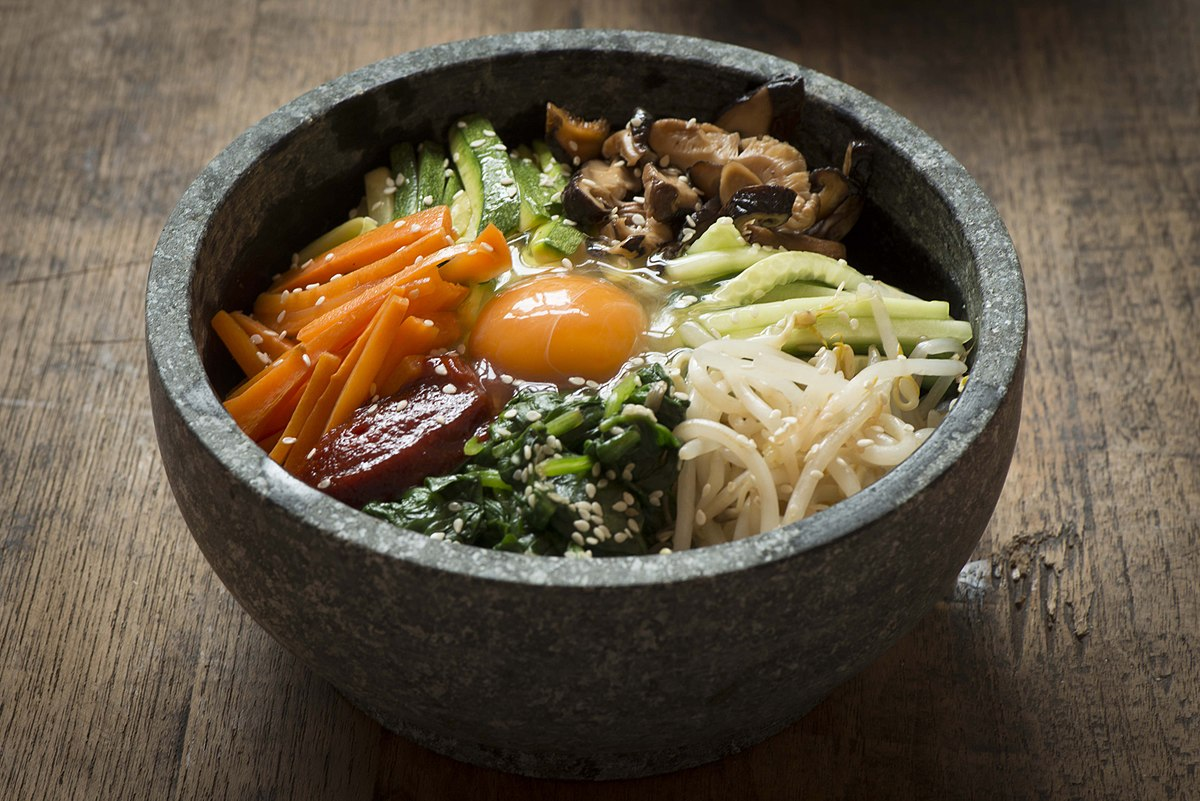
#> input picture test/data/images/bibimbap.jpg, 1200 x 801 px; its folder holds 2 pictures in this run
$ python gen_images.py   (older library calls are emulated)
#> lines starting #> are read from the running program, lines starting #| are printed output that depends on the picture
#!/usr/bin/python

import numpy as np
from scipy.misc import imread

test_files = ['bibimbap', 'flower']
for test_file in test_files:
    img = imread('{}.jpg'.format(test_file), mode='L')
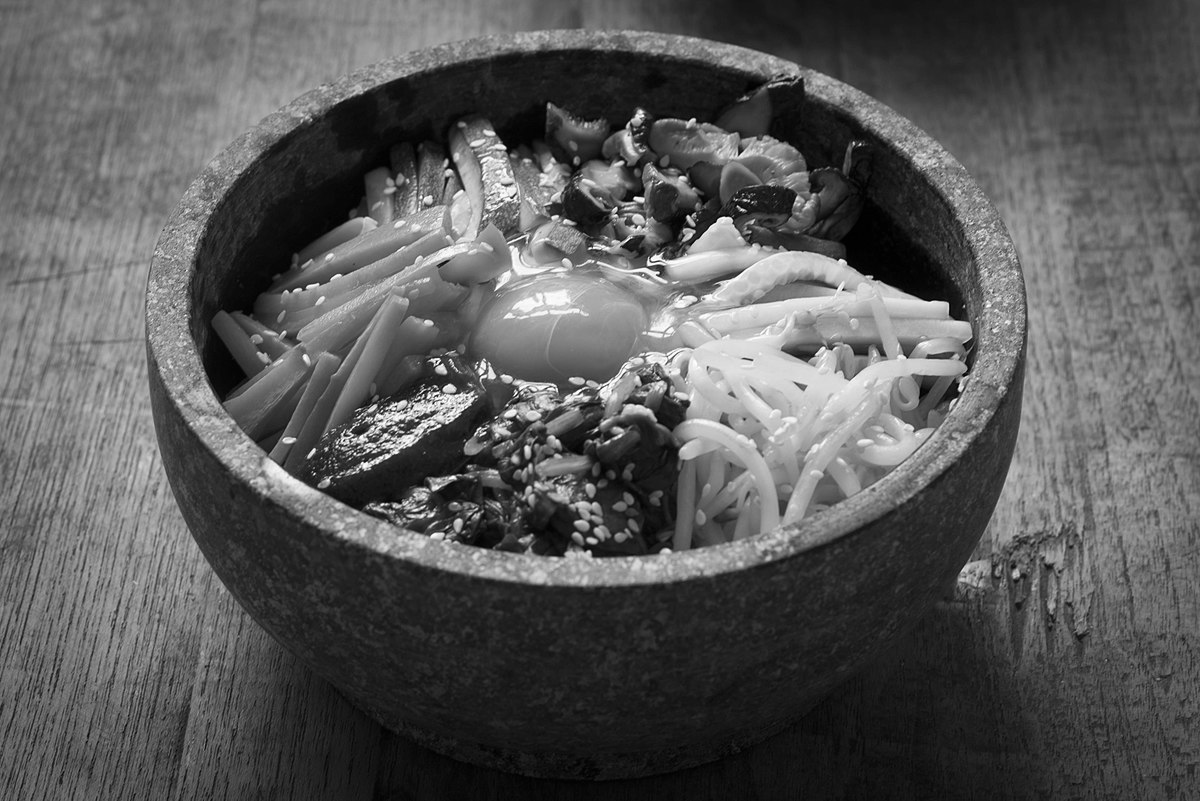
#> img: shape (801, 1200); min 0, max 255, mean 88.2
    np.savetxt('{}.txt'.format(test_file), img, delimiter=',')
#> pass 2 of the loop `for test_file in test_files:`:
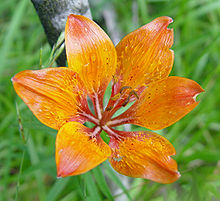
#> input picture test/data/images/flower.jpg, 220 x 201 px
#> `img = imread('{}.jpg'.format(test_file), mode='L')`:
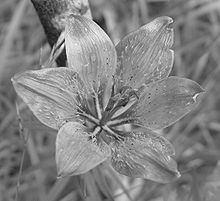
#> img: shape (201, 220); min 3, max 252, mean 130.9
